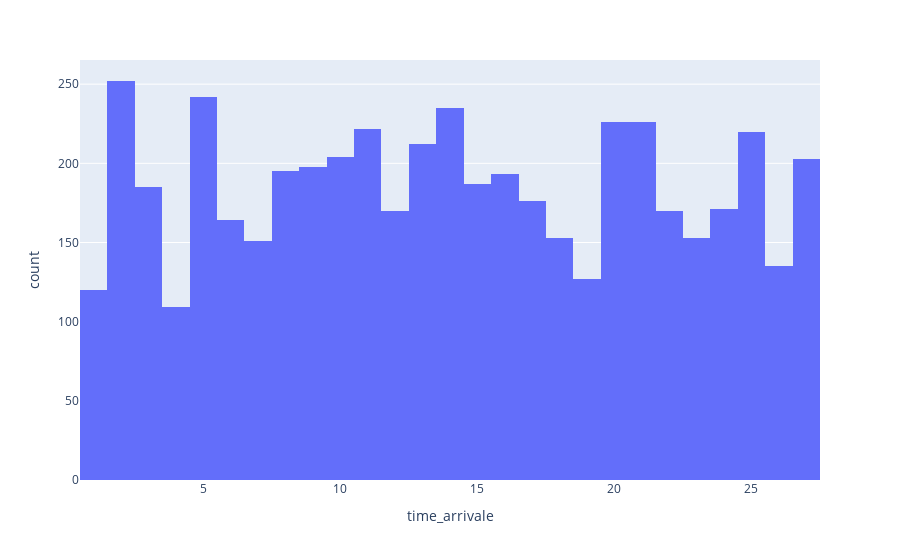

The code cell stored with this chart in its notebook:
### Code cell
px.histogram(data_frame=df ,x=df['time_arrivale'])

### Figure 1 — Plotly figure (JSON) as saved in the notebook; plotly's stock layout.template omitted (floating-point values rounded to 4 significant figures; data arrays with more than 128 entries replaced by an {"elided": "..."} marker saying what was removed)
{"data": [{"bingroup": "x", "hovertemplate": "time_arrivale=%{x}<br>count=%{y}<extra></extra>", "legendgroup": "", "marker": {"color": "#636efa", "pattern": {"shape": ""}}, "name": "", "orientation": "v", "showlegend": false, "type": "histogram", "x": {"elided": "4999 int values"}, "xaxis": "x", "yaxis": "y"}], "layout": {"barmode": "relative", "legend": {"tracegroupgap": 0}, "margin": {"t": 60}, "xaxis": {"anchor": "y", "domain": [0, 1], "title": {"text": "time_arrivale"}}, "yaxis": {"anchor": "x", "domain": [0, 1], "title": {"text": "count"}}}}
